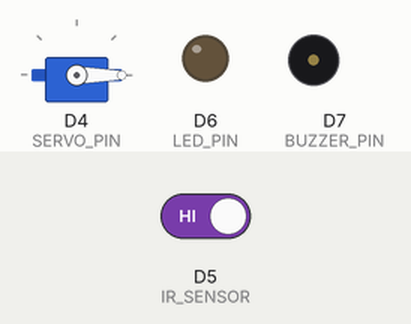
The sketch below on a simulated ESP8266 (NodeMCU). Parts: servo, output pins drawn as LEDs (lit = HIGH), buzzer (waves = sounding). The inputs (shaded band) are chosen by the test bench; at power-on: D5 (IR_SENSOR) HIGH. WiFi joins after 1.5 s; servers stay silent unless stated; what the sketch prints to the serial monitor is not drawn.

Above: at 2.7 s.
2.8 s: D5 (IR_SENSOR) driven LOW
At 4.1 s:
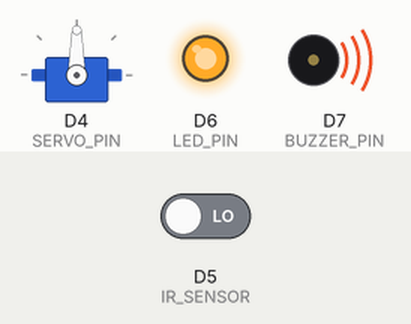
Timing chart, 0 to 8.4 s (numbered marks = the images above; inputs shaded):
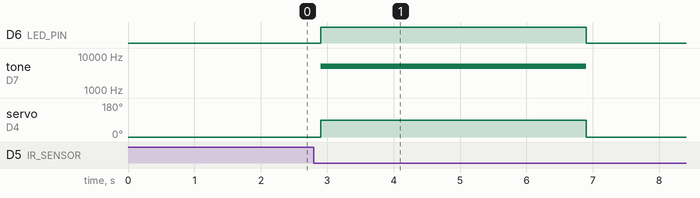

The sketch:

doorbellproj.ino
```cpp
#include <ESP8266WiFi.h>
#include <ESP_Mail_Client.h>
#include <Servo.h>

#define IR_SENSOR   D5
#define LED_PIN     D6
#define BUZZER_PIN  D7
#define SERVO_PIN   D4

// -------- WIFI DETAILS --------
#define WIFI_SSID "Sharmila"
#define WIFI_PASSWORD " "

// -------- EMAIL DETAILS --------
#define SMTP_HOST "smtp.gmail.com"
#define SMTP_PORT 465

#define AUTHOR_EMAIL "sender@gmail.com"
#define AUTHOR_PASSWORD " "   // 16-char app password
#define RECIPIENT_EMAIL "receiver@gmail.com"

SMTPSession smtp;
ESP_Mail_Session session;
SMTP_Message message;

Servo myServo;
bool triggered = false;

void setup() {
  pinMode(IR_SENSOR, INPUT);
  pinMode(LED_PIN, OUTPUT);
  pinMode(BUZZER_PIN, OUTPUT);

  myServo.attach(SERVO_PIN);
  myServo.write(0);

  Serial.begin(9600);

  // -------- WIFI CONNECT --------
  WiFi.begin(WIFI_SSID, WIFI_PASSWORD);
  Serial.print("Connecting to WiFi");
  while (WiFi.status() != WL_CONNECTED) {
    Serial.print(".");
    delay(500);
  }
  Serial.println("\nWiFi connected");

  // -------- EMAIL SESSION --------
  session.server.host_name = SMTP_HOST;
  session.server.port = SMTP_PORT;
  session.login.email = AUTHOR_EMAIL;
  session.login.password = AUTHOR_PASSWORD;
  session.login.user_domain = "";

  smtp.debug(0);
}

void loop() {
  int val = digitalRead(IR_SENSOR);

  if (val == LOW && !triggered) {

    Serial.println("OBJECT_DETECTED");

    // LED + Buzzer
    digitalWrite(LED_PIN, HIGH);
    tone(BUZZER_PIN, 5000);

    // Servo open
    myServo.write(90);

    // -------- SEND EMAIL --------
    message.sender.name = "Smart Door System";
    message.sender.email = AUTHOR_EMAIL;
    message.subject = "⚠️ Smart Door Alert";
    message.addRecipient("User", RECIPIENT_EMAIL);

    message.text.content =
      "Alert!\n\n"
      "An object has been detected near the door.\n\n"
      "Actions performed automatically:\n"
      "- LED turned ON\n"
      "- Buzzer activated\n"
      "- Servo motor rotated\n\n"
      "This is an automated message.";

    if (!smtp.connect(&session)) {
      Serial.println("SMTP connection failed");
    } else {
      if (!MailClient.sendMail(&smtp, &message)) {
        Serial.println("Email send failed");
      } else {
        Serial.println("Email sent successfully");
      }
    }

    delay(3000);

    // Turn OFF
    noTone(BUZZER_PIN);
    digitalWrite(LED_PIN, LOW);
    myServo.write(0);

    triggered = true;
  }

  if (val == HIGH) {
    triggered = false;
  }

  delay(200);
}
```

Measured:
- after the input at 2.8 s, D6 (LED_PIN): LOW → HIGH after 0.10 s, → LOW 4.0 s later; tone on D7 (BUZZER_PIN): silent → 5000 Hz after 0.10 s, → silent 4.0 s later; servo on D4 (SERVO_PIN): 0° → 90° after 0.10 s, → 0° 4.0 s later
